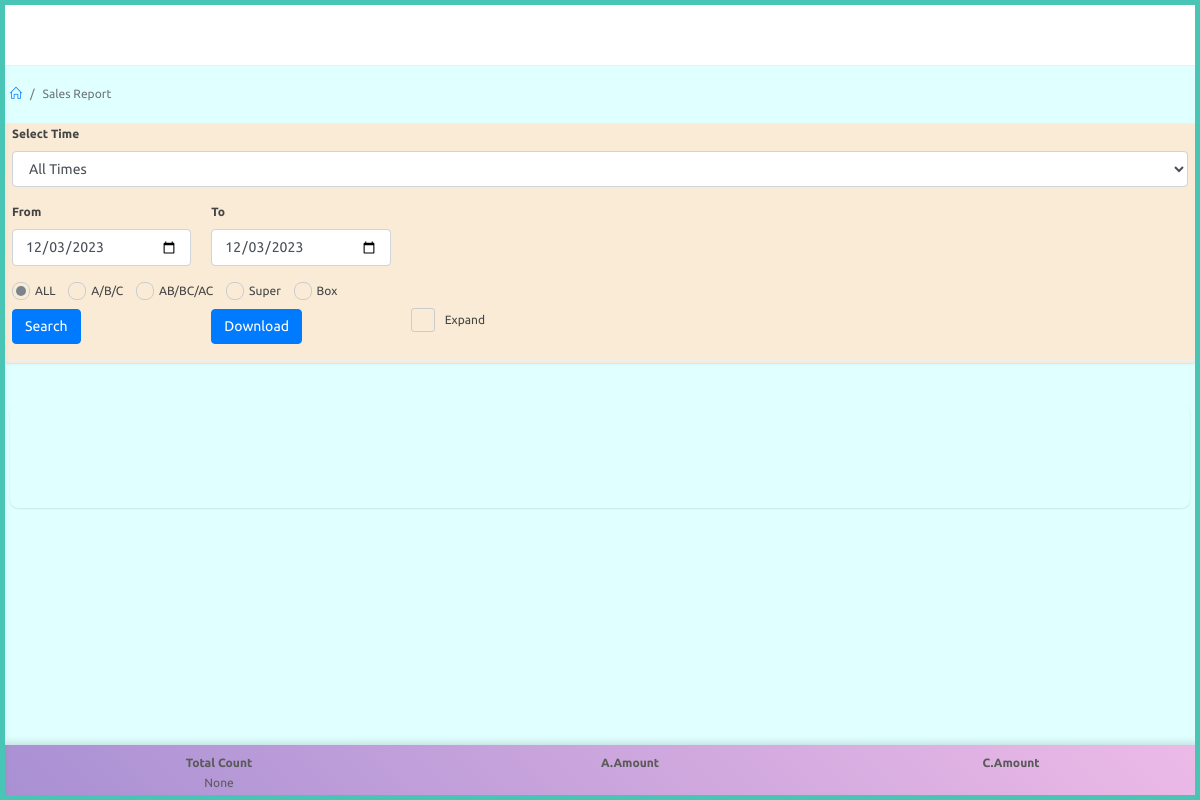
The app's page /dealer/sales-report (signed in), older data.
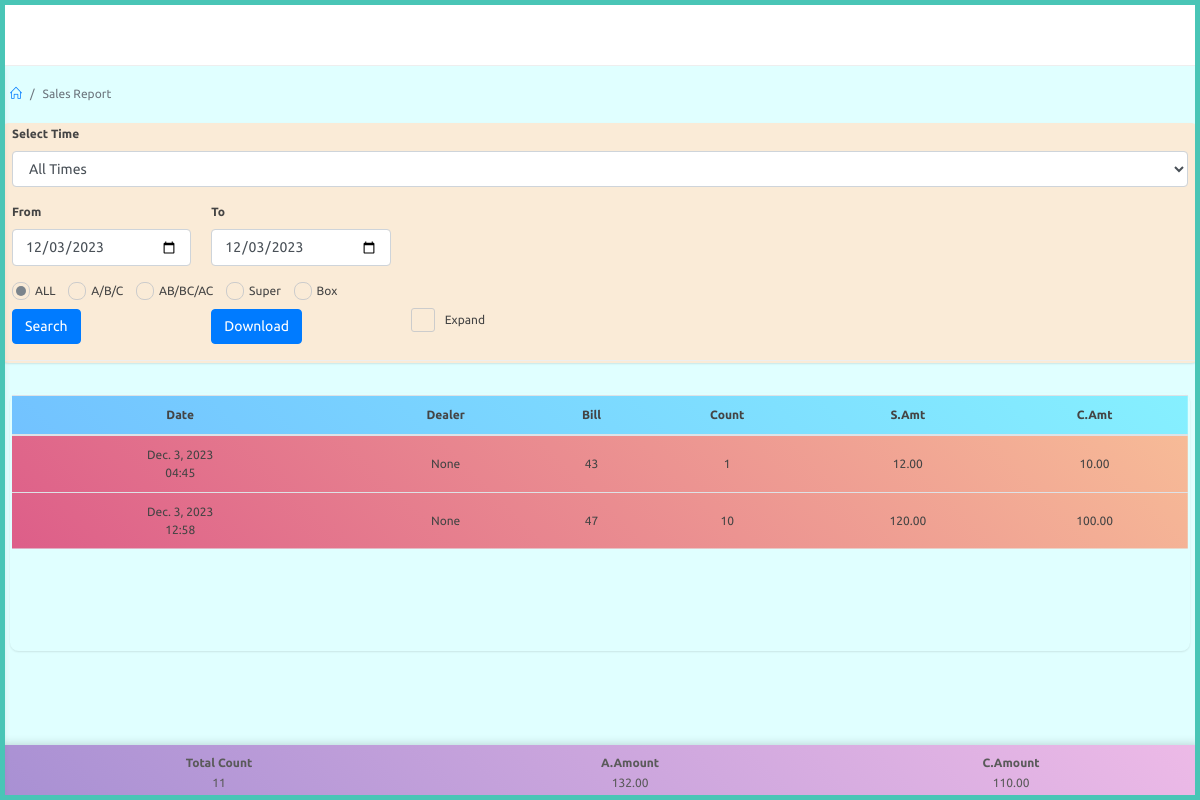
The same page, newer data.
### agent/models.py (models this page shows, shortened)
class Bill(models.Model):
    user = models.ForeignKey(User, on_delete=models.CASCADE)
    customer = models.CharField(max_length=100,null=True)
    time_id = models.ForeignKey(PlayTime,on_delete=models.CASCADE,null=True)
    date = models.DateField()
    agent_games = models.ManyToManyField(AgentGame)
    dealer_games = models.ManyToManyField(DealerGame)
    total_c_amount = models.DecimalField(max_digits=10, decimal_places=2)
    total_d_amount = models.DecimalField(max_digits=10, decimal_places=2)
    total_count = models.DecimalField(max_digits=10, decimal_places=0)
    win_amount = models.DecimalField(max_digits=10,decimal_places=2,default=0)
    total_c_amount_admin = models.DecimalField(max_digits=10, decimal_places=2,default=0)
    total_d_amount_admin = models.DecimalField(max_digits=10, decimal_places=2,default=0)
    win_amount_admin = models.DecimalField(max_digits=10,decimal_places=2,default=0)
    created_at = models.DateTimeField(default=timezone.now)

### dealer/views.py (the view)
# urls.py: path('sales-report',views.sales_report,name="sales_report"),
@dealer_required
@login_required
def sales_report(request):
    print("Daily report function")
    dealer_bills={}
    totals={}
    select_time={}
    dealer_games={}
    dealer_obj = Dealer.objects.get(user=request.user)
    print(dealer_obj)
    times = PlayTime.objects.filter().all().order_by('id')
    ist = pytz.timezone('Asia/Kolkata')
    current_date = timezone.now().astimezone(ist).date()
    print(current_date)
    if request.method == 'POST':
        select_time = request.POST.get('select-time')
        lsk = request.POST.get('select-lsk')
        from_date = request.POST.get('from-date')
        to_date = request.POST.get('to-date')
        try:
            selected_game_time = PlayTime.objects.get(id=select_time)
        except:
            selected_game_time = 'all times'
        lsk_value = []
        dealer_bills = []
        totals = []
        if lsk == 'a_b_c':
            lsk_value = ['A','B','C']
        elif lsk == 'ab_bc_ac':
            lsk_value = ['AB','BC','AC']
        elif lsk == 'super':
            lsk_value = ['Super']
        elif lsk == 'box':
            lsk_value = ['Box']
        else:
            lsk_value == ['all']
        print(lsk_value,"##################")
        if select_time != 'all':
            if lsk != 'all':
                dealer_games = DealerGame.objects.filter(date__range=[from_date, to_date],dealer=dealer_obj,time=select_time,LSK__in=lsk_value).order_by('id')
                dealer_bills = Bill.objects.filter(date__range=[from_date, to_date],user=dealer_obj.user.id,dealer_games__LSK__in=lsk_value).distinct()
                totals = DealerGame.objects.filter(date__range=[from_date, to_date],dealer=dealer_obj,LSK__in=lsk_value,time=select_time).aggregate(total_count=Sum('count'),total_c_amount=Sum('c_amount'),total_d_amount=Sum('d_amount'))
                for bill in dealer_bills:
                    for game in bill.dealer_games.filter(LSK__in=lsk_value):
                        print("Game Count of",bill.id," is" , game.count)
                        print("Game D Amount of",bill.id," is" , game.d_amount)
                        print("Game C Amount of",bill.id," is" , game.c_amount)
                    bill.total_count = bill.dealer_games.filter(LSK__in=lsk_value).aggregate(total_count=Sum('count'))['total_count']
                    bill.total_d_amount = bill.dealer_games.filter(LSK__in=lsk_value).aggregate(total_d_amount=Sum('d_amount'))['total_d_amount']
                    bill.total_c_amount = bill.dealer_games.filter(LSK__in=lsk_value).aggregate(total_c_amount=Sum('c_amount'))['total_c_amount']
            else:
                dealer_games = DealerGame.objects.filter(date__range=[from_date, to_date],dealer=dealer_obj,time=select_time).order_by('id')
                dealer_bills = Bill.objects.filter(date__range=[from_date, to_date],user=dealer_obj.user.id,time_id=select_time).distinct()
                totals = DealerGame.objects.filter(date__range=[from_date, to_date],dealer=dealer_obj,time=select_time).aggregate(total_count=Sum('count'),total_c_amount=Sum('c_amount'),total_d_amount=Sum('d_amount'))
        else:
            if lsk != 'all':
                dealer_games = DealerGame.objects.filter(date__range=[from_date, to_date],dealer=dealer_obj,LSK__in=lsk_value).order_by('id')
                dealer_bills = Bill.objects.filter(date__range=[from_date, to_date],user=dealer_obj.user.id,dealer_games__LSK__in=lsk_value).distinct()
                totals = DealerGame.objects.filter(date__range=[from_date, to_date],dealer=dealer_obj,LSK__in=lsk_value).aggregate(total_count=Sum('count'),total_c_amount=Sum('c_amount'),total_d_amount=Sum('d_amount'))
                for bill in dealer_bills:
                    for game in bill.dealer_games.filter(LSK__in=lsk_value):
                        print("Game Count of",bill.id," is" , game.count)
                        print("Game D Amount of",bill.id," is" , game.d_amount)
                        print("Game C Amount of",bill.id," is" , game.c_amount)
                    bill.total_count = bill.dealer_games.filter(LSK__in=lsk_value).aggregate(total_count=Sum('count'))['total_count']
                    bill.total_d_amount = bill.dealer_games.filter(LSK__in=lsk_value).aggregate(total_d_amount=Sum('d_amount'))['total_d_amount']
                    bill.total_c_amount = bill.dealer_games.filter(LSK__in=lsk_value).aggregate(total_c_amount=Sum('c_amount'))['total_c_amount']
            else:
                dealer_games = DealerGame.objects.filter(date__range=[from_date, to_date],dealer=dealer_obj).order_by('id')
                dealer_bills = Bill.objects.filter(date__range=[from_date, to_date],user=dealer_obj.user.id).distinct()
                totals = DealerGame.objects.filter(date__range=[from_date, to_date],dealer=dealer_obj).aggregate(total_count=Sum('count'),total_c_amount=Sum('c_amount'),total_d_amount=Sum('d_amount'))
        context = {
            'times': times,
            'dealer_bills' : dealer_bills,
            'dealer_games' : dealer_games,
            'totals' : totals,
            'selected_time' : select_time,
            'selected_from' : from_date,
            'selected_to' : to_date,
            'selected_lsk' : lsk,
            'selected_game_time' : selected_game_time,
        }
    else:
        dealer_games = DealerGame.objects.filter(date=current_date,dealer=dealer_obj).all().order_by('id')
        dealer_bills = Bill.objects.filter(date=current_date,user=dealer_obj.user.id).all()
        totals = DealerGame.objects.filter(date=current_date,dealer=dealer_obj).aggregate(total_count=Sum('count'),total_c_amount=Sum('c_amount'),total_d_amount=Sum('d_amount'))
        select_time = 'all'
        selected_game_time = 'all times'
        context = {
            'times': times,
            'dealer_bills' : dealer_bills,
            'dealer_games' : dealer_games,
            'totals' : totals,
            'selected_time' : select_time,
            'dealer_games' : dealer_games,
            'selected_game_time' : selected_game_time,
        }
    return render(request,'dealer/sales_report.html',context)

### website/models.py (called while the page is built)
    def __str__(self):
        return str(self.user)

### templates/dealer/sales_report.html (shortened to what the changed rows need)
{% extends 'dealer/partials/base.html' %}
{% load static %}
{% block content %}
<div id="main-content">
    <div class="container-fluid">
        <div class="container-fluid" style="padding-left: 0px;padding-right: 0px;">
            <div class="row clearfix" style="padding-left: 0px;padding-right: 0px;">
                <div class="col-lg-12">
                    <div class="card" style="padding-left: 0px;padding-right: 0px;background-color: lightcyan;">
                        <div class="body">
                            <div class="table-responsive">
                                <table class="table m-b-0  ">
                                    {% if dealer_bills %}
                                    <thead class="l-blue">
                                        <tr>
                                            <th>Date</th>
                                            <th>Dealer</th>
                                            <th>Bill</th>
                                            <th>Count</th>
                                            <th>S.Amt</th>
                                            <th>C.Amt</th>
                                        </tr>
                                    </thead>
                                    <tbody class="l-blush">
                                        {% for bill in dealer_bills %}
                                            <tr>
                                                <td>{{ bill.created_at|date:"N j, Y" }}<br>{{ bill.created_at|time:"H:i" }}</td>
                                                {% if bill.customer == '' %}
                                                <td>{{ bill.user }}</td>
                                                {% else %}
                                                <td>{{ bill.customer }}</td>
                                                {% endif %}
                                                <td>{{ bill.id }}</td>
                                                <td>{{ bill.total_count }}</td>
                                                <td>{{ bill.total_d_amount|floatformat:2 }}</td>
                                                <td>{{ bill.total_c_amount|floatformat:2 }}</td>
                                            </tr>
                                            {% endfor %}
                                    </tbody>
                                    {% endif %}
                                </table>
                            </div>
                            <div  style="padding-top: 50px;"></div>
                            <div class="text-right" style="padding-top: 50px;">
                            </div>
                        </div>
                        </div>
                        </div>
                    </div>
                </div>
            </div>
        </div>
    </div>
    <nav class="navbar-bottom l-parpl" id="btotal">
        <table>
            <thead>
                <tr>
                     <th class="th">Total Count</th>
                     <th class="th">A.Amount</th>
                     <th class="th">C.Amount</th>
                </tr>
            </thead>
            <tbody>
                <tr>
                    <td class="td">{{totals.total_count}}</td>
                    <td class="td">{{totals.total_d_amount|floatformat:2 }}</td>
                    <td class="td">{{totals.total_c_amount|floatformat:2 }}</td>
                </tr>
            </tbody>
        </table>
</nav>
    {% endblock %}

Row changes from the older to the newer data that the page shows:
added Bill: created_at "Dec. 3, 2023", created_at "04:45", customer "None", id "43", total_count "1", total_d_amount "12.00", total_c_amount "10.00"
added Bill: created_at "Dec. 3, 2023", created_at "12:58", customer "None", id "47", total_count "10", total_d_amount "120.00", total_c_amount "100.00"
Text that changed along with them:
{{ totals.total_count }}: "None" → "11"
{{ totals.total_d_amount|floatformat:2 }}: (not shown) → "132.00"
{{ totals.total_c_amount|floatformat:2 }}: (not shown) → "110.00"
text now shown: "Date Dealer Bill Count S.Amt C.Amt"
